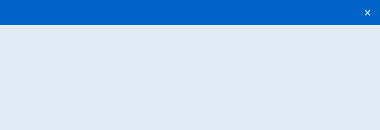
<?xml version="1.0" encoding="UTF-8"?>
<ui version="4.0">
 <class>msgBoxW</class>
 <widget class="QDialog" name="msgBoxW">
  <property name="geometry">
   <rect>
    <x>0</x>
    <y>0</y>
    <width>380</width>
    <height>130</height>
   </rect>
  </property>
  <property name="windowTitle">
   <string>Dialog</string>
  </property>
  <property name="styleSheet">
   <string notr="true">QWidget
{
	background-color: #f5f8fa;
	font: 11pt &quot;微软雅黑&quot;;
}

QPushButton
{
	font: 10pt &quot;微软雅黑&quot;;
	color: #000000;
	background-color: #f0f3f5;
	border-width: 2px;
	border-color: #ebf0f5;
	border-bottom-color: #d4dae1;
	border-style: solid;
	border-radius: 5px;
	padding: 2px 5px 2px 5px;
}

QPushButton:disabled 
{
	background-color: #f0f0f0;
	border-color:  #f0f0f0;
}

QPushButton:hover
{
	background-color: #e7ebf0;
	border-width: 2px;
	border-color: #e2e7eb;
	border-bottom-color: #cacdd2;
	border-style: solid;
	border-radius: 5px;
}
QPushButton:pressed 
{
	background-color: #ebf0f5;
	border-color: #ebf0f5;
	border-bottom-color: #dce4eb;
}

QPushButton[style=&quot;highlight&quot;]
{
	color: #ffffff;
	background-color: #0064c8;
	border-width: 2px;
	border-color: #146ec8;
	border-bottom-color: #004b96;
	border-style: solid;
	border-radius: 5px;
}

QPushButton:disabled[style=&quot;highlight&quot;]
{
	background-color: #c8c8c8;
	border-color: #c8c8c8;
}

QPushButton:hover[style=&quot;highlight&quot;]
{
	background-color: #146ec8;
	border-width: 2px;
	border-color: #2778c8;
	border-bottom-color: #004b96;
	border-style: solid;
	border-radius: 5px;
}

QPushButton:pressed[style=&quot;highlight&quot;] 
{
	background-color: #2778c8;
	border-color: #2778c8;
	border-bottom-color: #0064c8;
}</string>
  </property>
  <property name="style" stdset="0">
   <string notr="true"/>
  </property>
  <widget class="QWidget" name="w_topbar" native="true">
   <property name="geometry">
    <rect>
     <x>0</x>
     <y>0</y>
     <width>381</width>
     <height>25</height>
    </rect>
   </property>
   <property name="styleSheet">
    <string notr="true">QWidget
{
	font: 700 12pt &quot;微软雅黑&quot;;
	color: #ffffff;
	border-style: none;
	background-color:  #0064c8;
	border-radius: 0px;
}
QWidget[style=&quot;warning&quot;]
{
	background-color:  #c8c800;
}
QPushButton 
{
	color: #ffffff;
	background-color: rgba(255, 255, 255, 0);
}
QPushButton:disabled 
{
	background-color: #c8c8c8;
}
QPushButton:hover
{
	background-color: #c42b1c;
}
QPushButton:pressed 
{
	background-color: #c94132;
}</string>
   </property>
   <property name="style" stdset="0">
    <string notr="true"/>
   </property>
   <widget class="QPushButton" name="btn_closeWindow">
    <property name="geometry">
     <rect>
      <x>355</x>
      <y>0</y>
      <width>25</width>
      <height>25</height>
     </rect>
    </property>
    <property name="text">
     <string>×</string>
    </property>
   </widget>
  </widget>
  <widget class="QWidget" name="w_title" native="true">
   <property name="geometry">
    <rect>
     <x>0</x>
     <y>20</y>
     <width>381</width>
     <height>111</height>
    </rect>
   </property>
   <property name="styleSheet">
    <string notr="true">QWidget#w_title
{
	font: 700 11pt &quot;微软雅黑&quot;;
	color: #ffffff;
	background-color:  #e2ebf5;
}
QWidget#w_title[style=&quot;warning&quot;]
{
	background-color: #f5f5e2;
}
QWidget#w_title[style=&quot;error&quot;]
{
	background-color:  #b1c6dc;
}</string>
   </property>
   <property name="style" stdset="0">
    <string notr="true"/>
   </property>
  </widget>
  <zorder>w_title</zorder>
  <zorder>w_topbar</zorder>
 </widget>
 <resources/>
 <connections/>
</ui>
